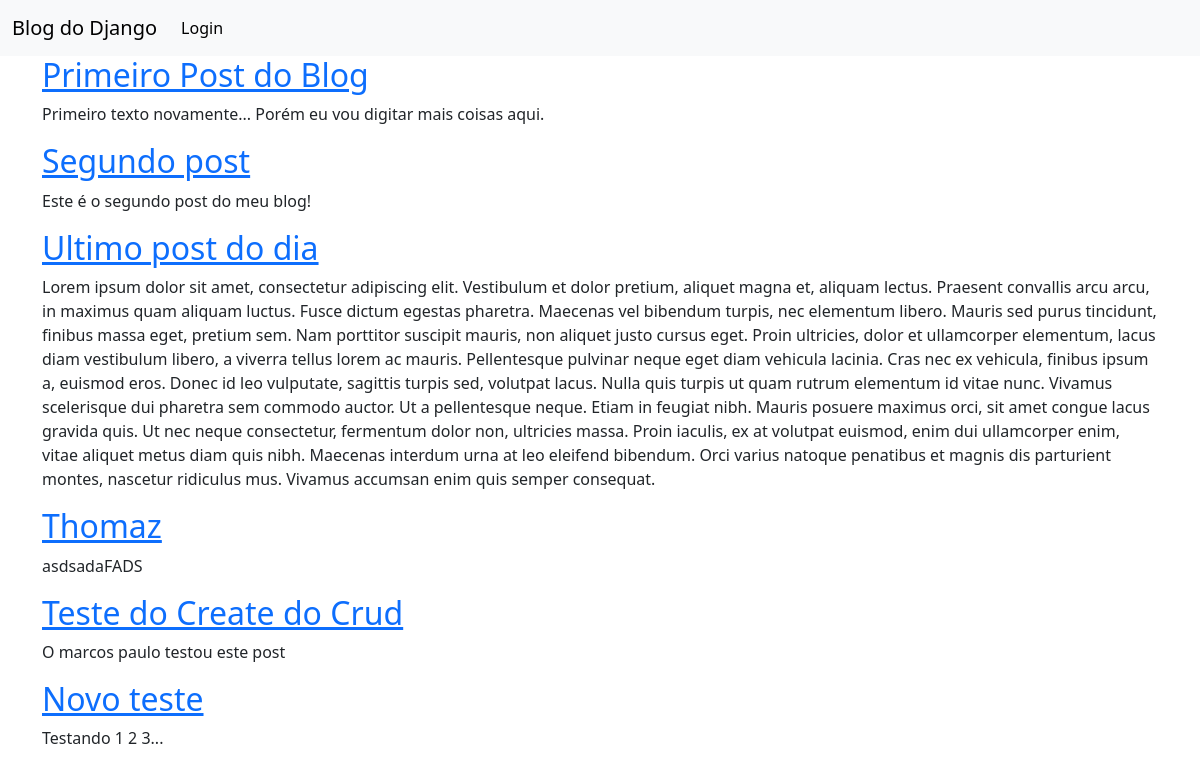
/, run on an earlier commit of the app's database.
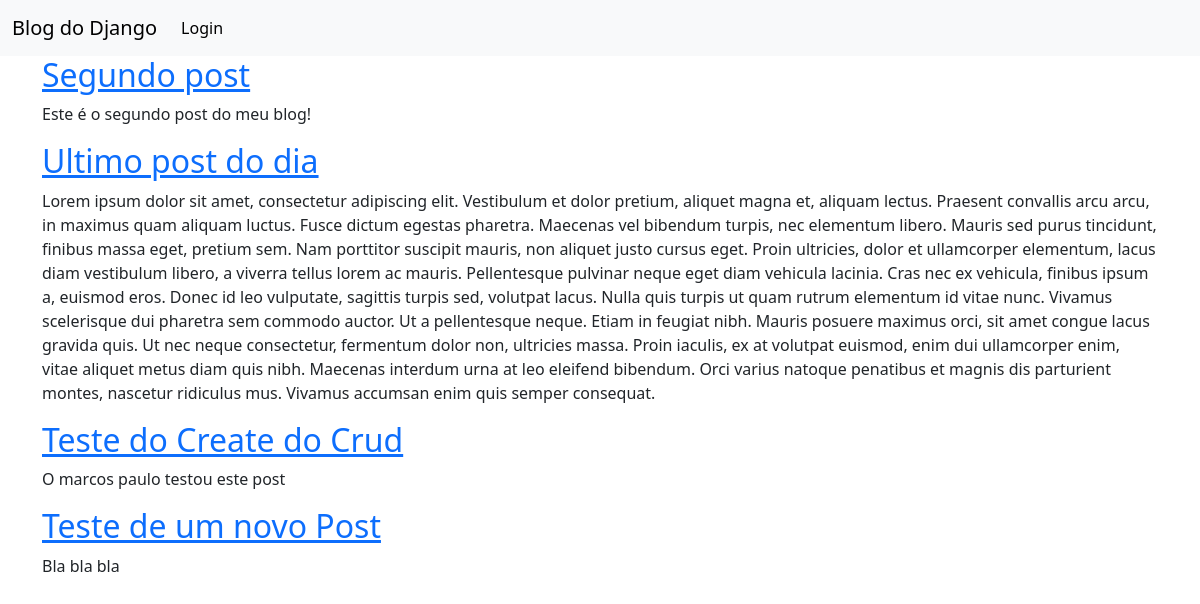
And on a later commit of the database.
### blog/models.py (models this page shows, shortened)
class Post(models.Model):
    title = models.CharField(max_length=150)
    date = models.DateTimeField(auto_now=True)
    author = models.ForeignKey(
        settings.AUTH_USER_MODEL,
        on_delete=models.CASCADE,
    )
    content = models.TextField()

### blog/views.py (the view)
# urls.py: path('', BlogListView.as_view(), name='home'),
class BlogListView(ListView):
    model = Post
    template_name = 'homepage.html'

### templates/homepage.html
{% extends "base.html" %}
{% block content %}
    {% for post in post_list %}
    <h2><a href="{% url 'post_detail' post.pk %}">{{post.title}}</a></h2>
    <p>{{post.content}}</p>
    {% endfor %}
{% endblock content %}

### templates/base.html (shortened to what this page needs)
<!doctype html>
<html lang="pt-br">
    <head>
        <link href="https://cdn.jsdelivr.net/npm/bootstrap@5.3.3/dist/css/bootstrap.min.css" rel="stylesheet">
    </head>
    <body>
        <nav class="navbar navbar-expand-lg bg-body-tertiary">
            <div class="container-fluid">
              <a class="navbar-brand" href="{% url 'home' %}">Blog do Django</a>
              <div class="collapse navbar-collapse" id="navbarNav">
                {% if user.is_authenticated %}
                <ul class="navbar-nav">
                  <li class="nav-item">
                    <a class="nav-link active" aria-current="page" href="{% url 'post_new' %}">Adicionar Novo Post</a>
                  </li>
                </ul>
                <ul class="navbar-nav">
                  <li class="nav-item">
                    <a class="nav-link active" aria-current="page" href="{% url 'logout' %}">Logado como {{ user.username }} Logout</a>
                  </li>
                </ul>
                {% else %}
                <ul class="navbar-nav">
                  <li class="nav-item">
                    <a class="nav-link active" aria-current="page" href="{% url 'login' %}">Login</a>
                  </li>
                </ul>
                {% endif %}
              </div>
            </div>
          </nav>
        <div class="container">
            {% block content %}
            {% endblock content %}
        </div>
    </body>
</html>

What changed in the data, as far as the page shows it:
removed Post: title "Primeiro Post do Blog", content "Primeiro texto novamente... Porém eu vou digitar mais coisas aqui."
removed Post: title "Thomaz", content "asdsadaFADS"
removed Post: title "Novo teste", content "Testando 1 2 3..."
added Post: title "Teste de um novo Post", content "Bla bla bla"
